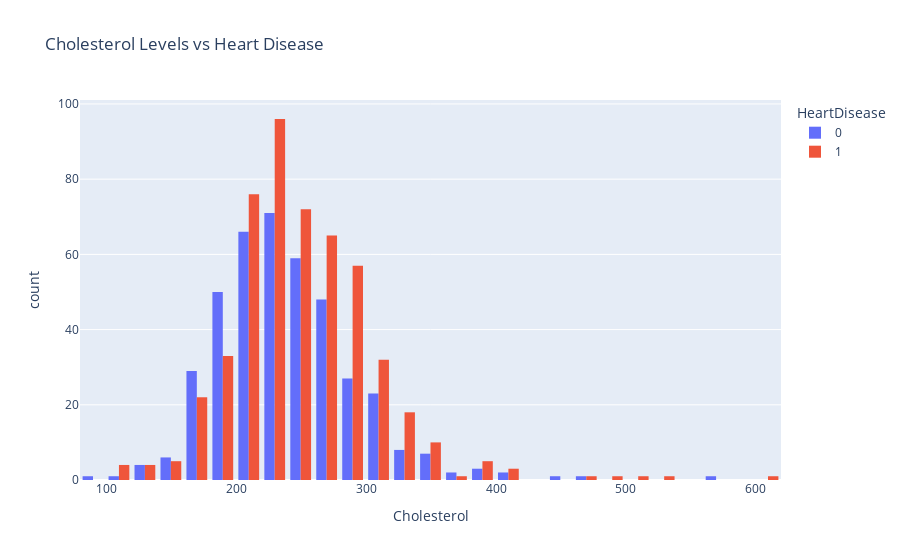

Notebook code cell kept with this figure:
### Code cell
# here i will create a histogram to visualize the relationship between Cholesterol and HeartDisease features
px.histogram(heart_df, x='Cholesterol', color='HeartDisease', barmode='group', nbins=50, title='Cholesterol Levels vs Heart Disease')

### Figure 1 — Plotly figure (JSON) as saved in the notebook; plotly's stock layout.template omitted (floating-point values rounded to 4 significant figures; data arrays with more than 128 entries replaced by an {"elided": "..."} marker saying what was removed)
{"data": [{"alignmentgroup": "True", "bingroup": "x", "hovertemplate": "HeartDisease=0<br>Cholesterol=%{x}<br>count=%{y}<extra></extra>", "legendgroup": "0", "marker": {"color": "#636efa", "pattern": {"shape": ""}}, "name": "0", "nbinsx": 50, "offsetgroup": "0", "orientation": "v", "showlegend": true, "type": "histogram", "x": {"elided": "410 int values"}, "xaxis": "x", "yaxis": "y"}, {"alignmentgroup": "True", "bingroup": "x", "hovertemplate": "HeartDisease=1<br>Cholesterol=%{x}<br>count=%{y}<extra></extra>", "legendgroup": "1", "marker": {"color": "#EF553B", "pattern": {"shape": ""}}, "name": "1", "nbinsx": 50, "offsetgroup": "1", "orientation": "v", "showlegend": true, "type": "histogram", "x": {"elided": "508 int values"}, "xaxis": "x", "yaxis": "y"}], "layout": {"barmode": "group", "legend": {"title": {"text": "HeartDisease"}, "tracegroupgap": 0}, "title": {"text": "Cholesterol Levels vs Heart Disease"}, "xaxis": {"anchor": "y", "domain": [0, 1], "title": {"text": "Cholesterol"}}, "yaxis": {"anchor": "x", "domain": [0, 1], "title": {"text": "count"}}}}
